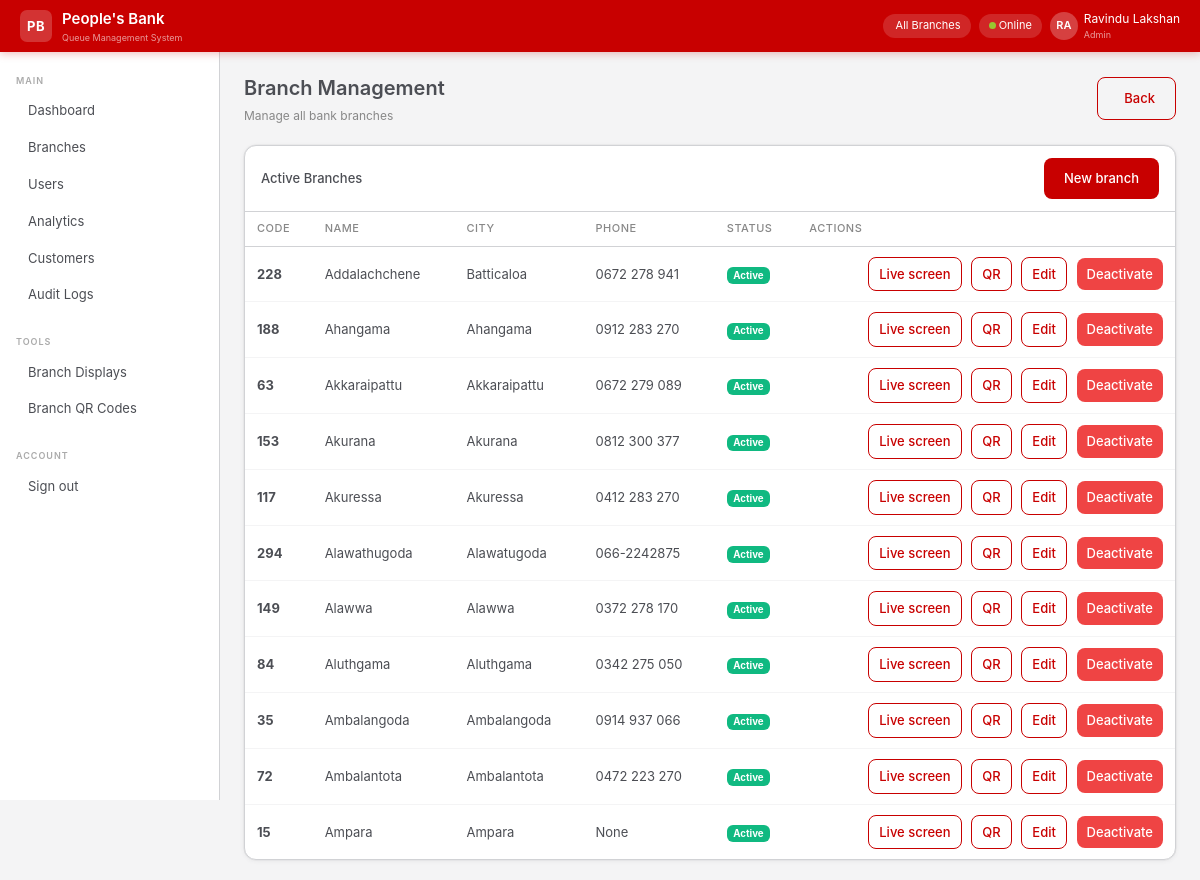
Page /admin/branches (signed in) on the earlier database version.
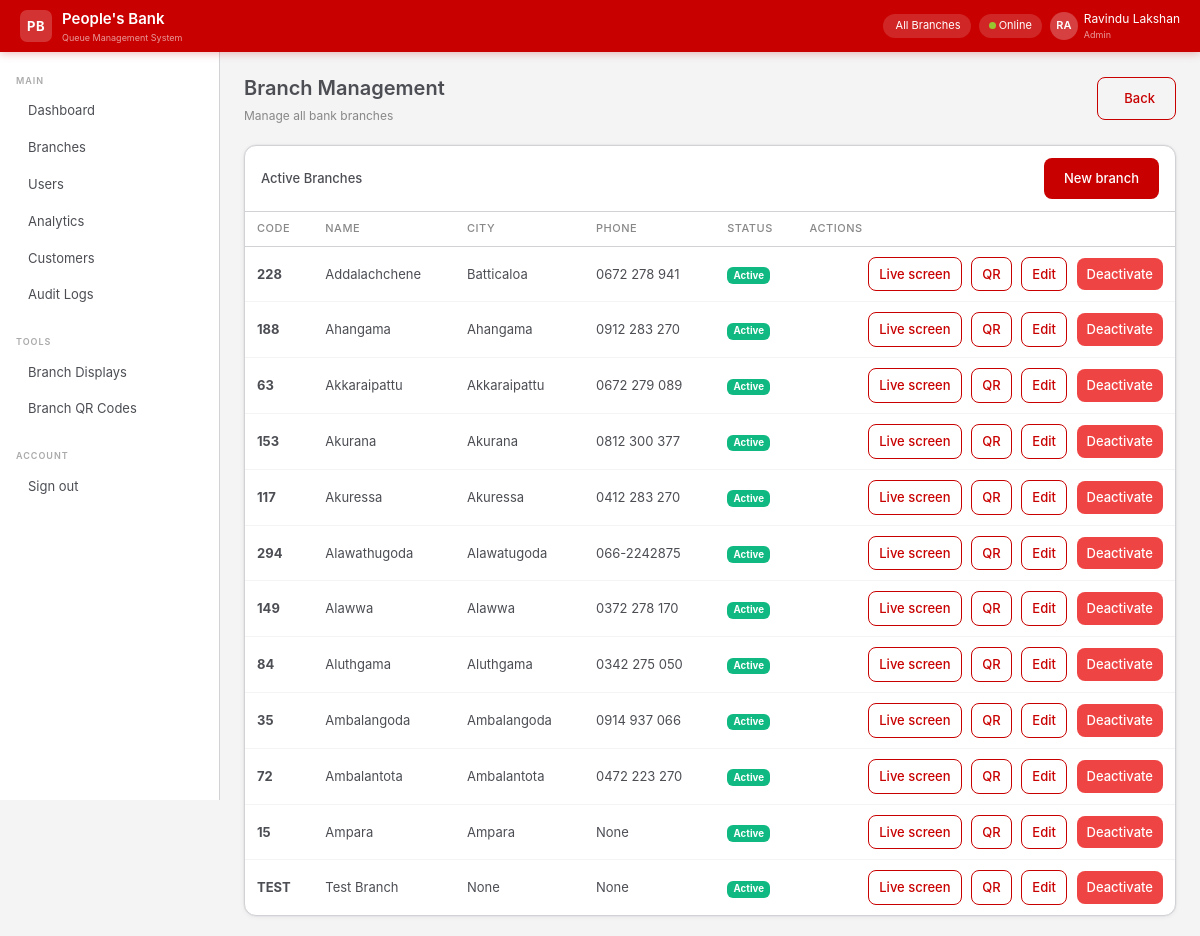
Same page on the later database version.
### app/models/branch.py (models this page shows, shortened)
class Branch(db.Model):
    __tablename__ = "branches"
    id         = db.Column(db.Integer, primary_key=True)
    name       = db.Column(db.String(120), nullable=False)
    code       = db.Column(db.String(10), unique=True, nullable=False)
    address    = db.Column(db.Text)
    city       = db.Column(db.String(80))
    phone      = db.Column(db.String(20))
    is_active  = db.Column(db.Boolean, default=True, nullable=False)
    created_at = db.Column(db.DateTime, default=lambda: datetime.now(timezone.utc))
    users    = db.relationship("User",       back_populates="branch",   lazy="dynamic")
    counters = db.relationship("Counter",    back_populates="branch",   lazy="dynamic")
    tokens   = db.relationship("QueueToken", back_populates="branch",   lazy="dynamic")

### app/views/admin_view.py (the view)
@admin_view_bp.route("/branches")
@login_required
@require_role(UserRole.ADMIN)
def branches():
    branches = Branch.query.order_by(Branch.name).all()
    return render_template("admin/branches.html", branches=branches)

### app/extensions.py (called while the page is built)
@login_manager.user_loader
def load_user(user_id):
    from app.models import User
    return User.query.get(int(user_id))

### app/templates/admin/branches.html (shortened to what this page needs)
{% extends "base.html" %}
{% block content %}
<div class="pb-page-header">
  <div>
    <div class="pb-page-title">Branch Management</div>
    <div class="pb-page-sub">Manage all bank branches</div>
  </div>
  <a href="/admin/dashboard" class="btn-pb-outline"> Back</a>
</div>
<div class="pb-card">
  <div class="pb-card-header">
    <div class="pb-card-title">Active Branches</div>
    <a href="/admin/branches/new" class="btn-pb-primary" style="margin-left:auto;">New branch</a>
  </div>
  <table class="pb-table">
    <thead>
      <tr>
        <th>Code</th>
        <th>Name</th>
        <th>City</th>
        <th>Phone</th>
        <th>Status</th>
        <th>Actions</th>
      </tr>
    </thead>
    <tbody>
      {% for branch in branches %}
      <tr>
        <td><strong>{{ branch.code }}</strong></td>
        <td>{{ branch.name }}</td>
        <td>{{ branch.city }}</td>
        <td>{{ branch.phone }}</td>
        <td><span class="badge" style="background:{% if branch.is_active %}#10b981{% else %}#6b7280{% endif %}">{{ "Active" if branch.is_active else "Inactive" }}</span></td>
        <td style="text-align:right;">
          <a href="{{ url_for('display.screen', branch_code=branch.code) }}" target="_blank" class="btn-pb-outline" style="padding:6px 10px;">Live screen</a>
          <a href="{{ url_for('admin_view.branch_qr', branch_id=branch.id) }}" class="btn-pb-outline" style="padding:6px 10px;margin-left:6px;">QR</a>
          <a href="/admin/branches/{{ branch.id }}/edit" class="btn-pb-outline" style="padding:6px 10px;margin-left:6px;">Edit</a>
          {% if branch.is_active %}
          <form action="/admin/branches/{{ branch.id }}/deactivate" method="POST" style="display:inline;">
            <button type="submit" class="btn-pb-danger" style="padding:6px 10px;margin-left:6px;">Deactivate</button>
          </form>
          {% endif %}
        </td>
      </tr>
      {% endfor %}
    </tbody>
  </table>
</div>
{% endblock %}

Differences in the rows shown:
added Branch: code "TEST", name "Test Branch", city "None", phone "None", is_active "Active"
